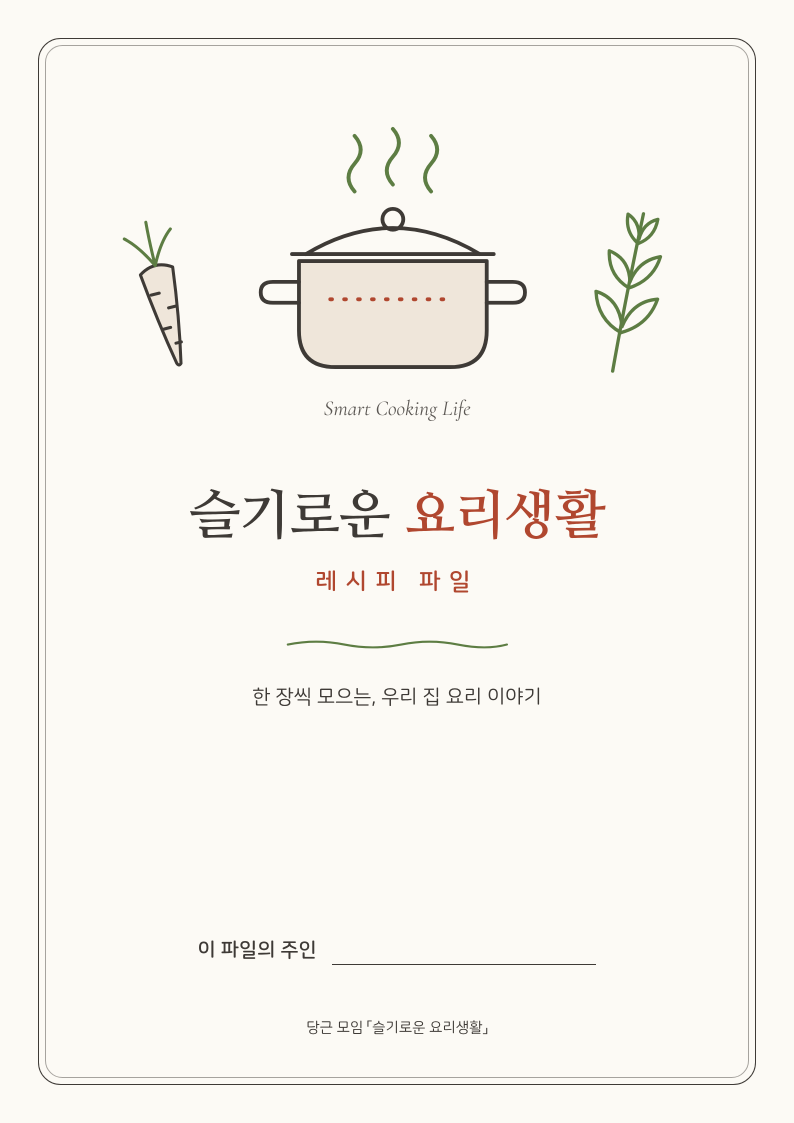
#> input picture company/초안/슬기로운요리생활-모임파일/표지.png, 1588 x 2246 px (shown at 1/2 size)
$ python -i cover.py   (imports and definitions only)
#> lines starting #> are read from the running program, lines starting #| are printed output that depends on the picture
"""메종 에델 표지 ('에델의 부엌 일기' 틀, 봉순이식) — 크레딧 0.

틀은 매 편 같고, 사진만 그날 이야기 장면으로 바꾼다.
  위: "○○한 날" (작고 차분하게, 고운바탕)   아래: 고정 한 줄 "에델의 부엌 일기 · No.○○"
  A안(기본, 회장님 11/8 확정 결재 92) = 아래 아이보리 띠 안에 고정 한 줄, 제목은 왼쪽 정렬 / B안 = 사진 위 은은한 그림자 띠만
크기 1080x1920 (인스타 릴스 표지·유튜브 쇼츠 썸네일). 글자는 프로필 격자(가운데 3:4 = 위 240~1680) 안에만.

쓰는 법:
  python3 -I cover.py <사진> "<○○한 날>" <번호> <A|B> <저장.jpg> [--fonts 글꼴폴더]
  예) python3 -I cover.py 12.png "비 오는 날, 크림 카레 당면 끓인 날" 05 A 표지-A.jpg
  C안) python3 -I cover.py C 12.png "비 오는 날엔" "크림카레 당면" 05 표지-C.jpg 150 250 620
"""
from PIL import Image, ImageDraw, ImageFont, ImageFilter
import sys, os

W, H = 1080, 1920
GRID_TOP, GRID_BOT = 240, 1680
IV = (248, 246, 242); TA = (168, 154, 138); OL = (107, 114, 88); CH = (62, 62, 62)
FONT_DIR = '/tmp/claude-0/-home-user/020f0925-2716-5554-b1a3-06e5bb251207/scratchpad/ref/'


def F(name, s): return ImageFont.truetype(os.path.join(FONT_DIR, name), s)


def fit_cover(src):
#> called with src = '../슬기로운요리생활-모임파일/표지.png'
    im = Image.open(src).convert('RGB')
#> im is the input picture: PIL image 1588x2246 RGB; mean R, G, B 247.5, 245, 239.6
    s = max(W / im.width, H / im.height)
#> s = 0.855
    im = im.resize((round(im.width * s), round(im.height * s)), Image.LANCZOS)
#> im: PIL image 1358x1920 RGB
    x = (im.width - W) // 2; y = (im.height - H) // 2
#> after `x = (im.width - W) // 2`: x = 139
#> after `y = (im.height - H) // 2`: y = 0
    return im.crop((x, y, x + W, y + H))
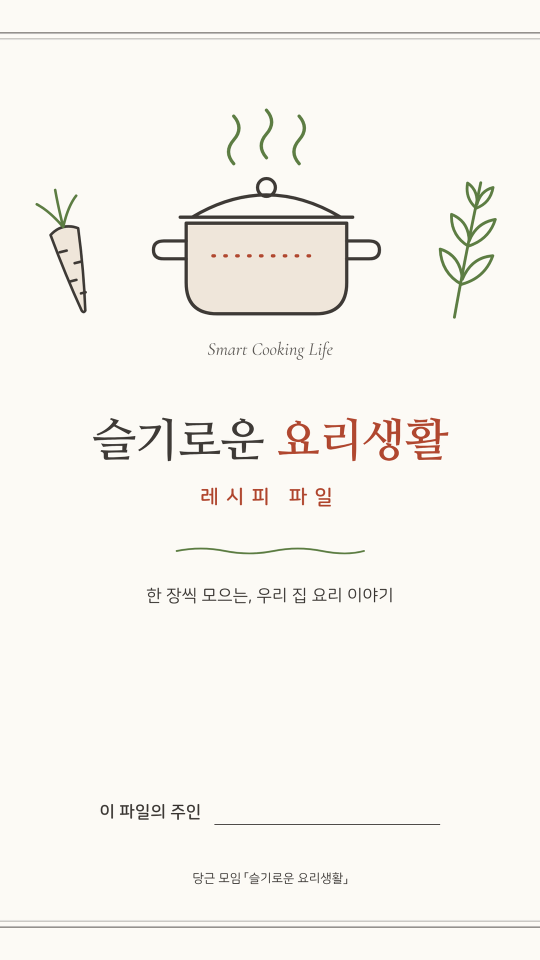
#> returned value: PIL image 1080x1920 RGB (shown at 1/2 size); mean R, G, B 247.2, 244.6, 239.1


# [71 lines left out: functions shade, text_c, soft_text, make, not called in this run]


# ---- C안 (11/9, kr_cookman·봉순이 참고): 음식이 화면 가득 + 가운데 아래 굵은 두 줄 + 맨 아래 작은 고정 한 줄 ----
C_L1_Y, C_L2_Y, C_FIX_Y = 1235, 1350, 1600     # 매 편 같은 자리 (격자 3:4 = 위 240~1680 안)
C_L1_SIZE, C_L2_SIZE = 96, 138                  # 고운바탕 Bold. 둘째 줄 글자 높이 약 120px


# [18 lines left out: functions crop_cover, make_c, not called in this run]


# [11 lines not run here, left out]

>>> result = fit_cover('../슬기로운요리생활-모임파일/표지.png')

$ run again, on company/초안/슬기로운요리생활-모임파일/도장.png
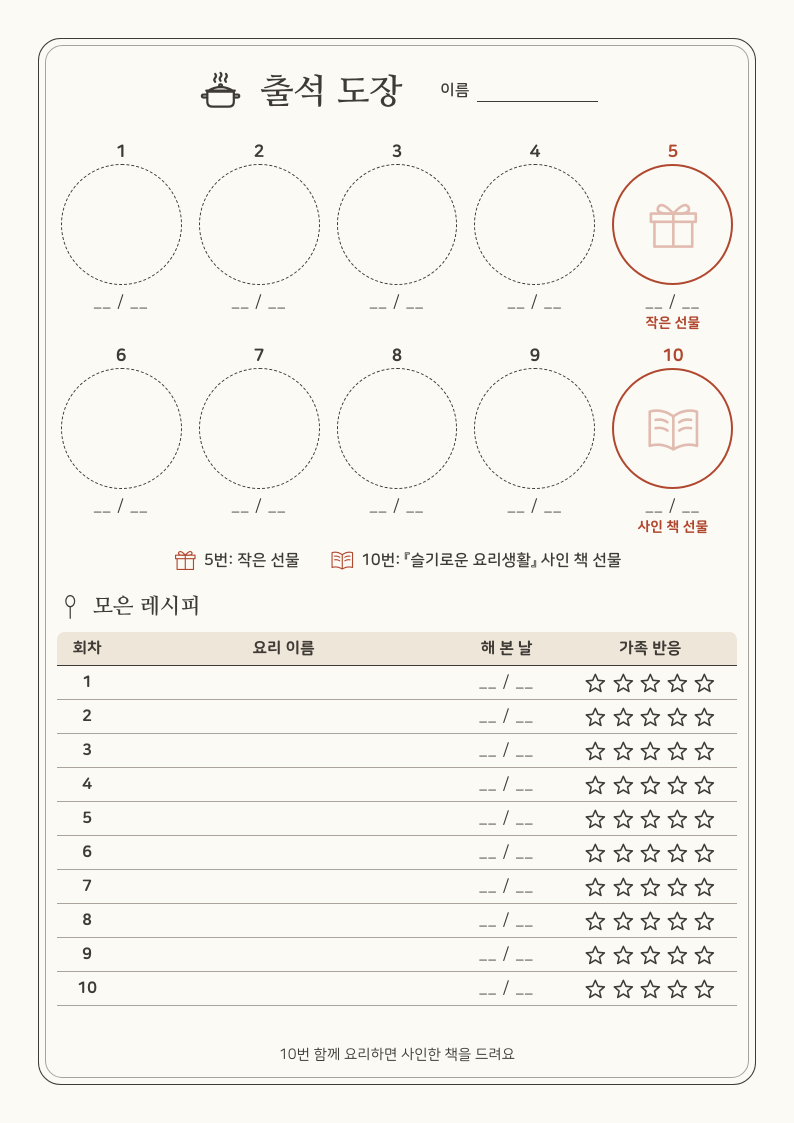
#> input picture company/초안/슬기로운요리생활-모임파일/도장.png, 1588 x 2246 px (shown at 1/2 size)
#> in fit_cover, im is the input picture: PIL image 1588x2246 RGB; mean R, G, B 246.7, 244.1, 238.8
#> im: PIL image 1358x1920 RGB
#> in fit_cover, `return im.crop((x, y, x + W, y + H))`:
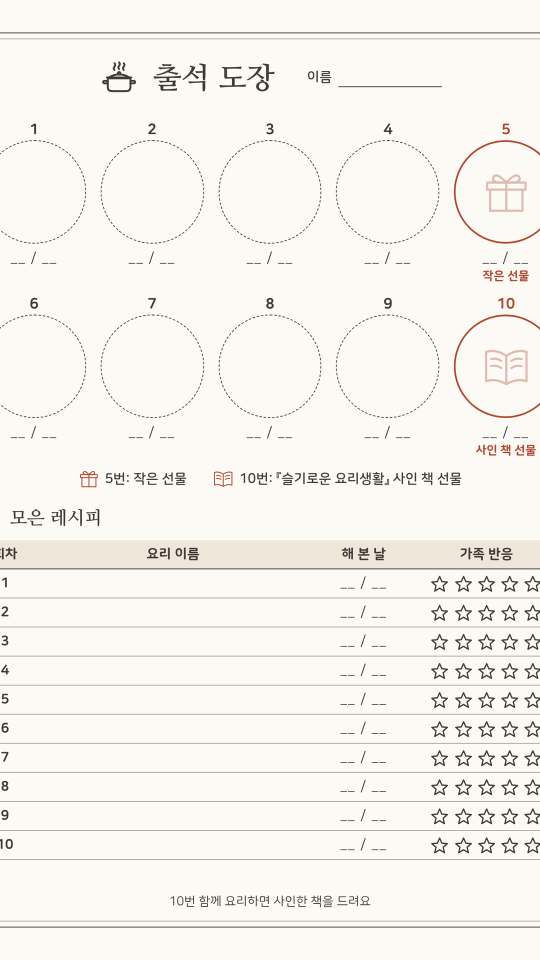
#> returned value: PIL image 1080x1920 RGB (shown at 1/2 size); mean R, G, B 246.2, 243.6, 238.4
